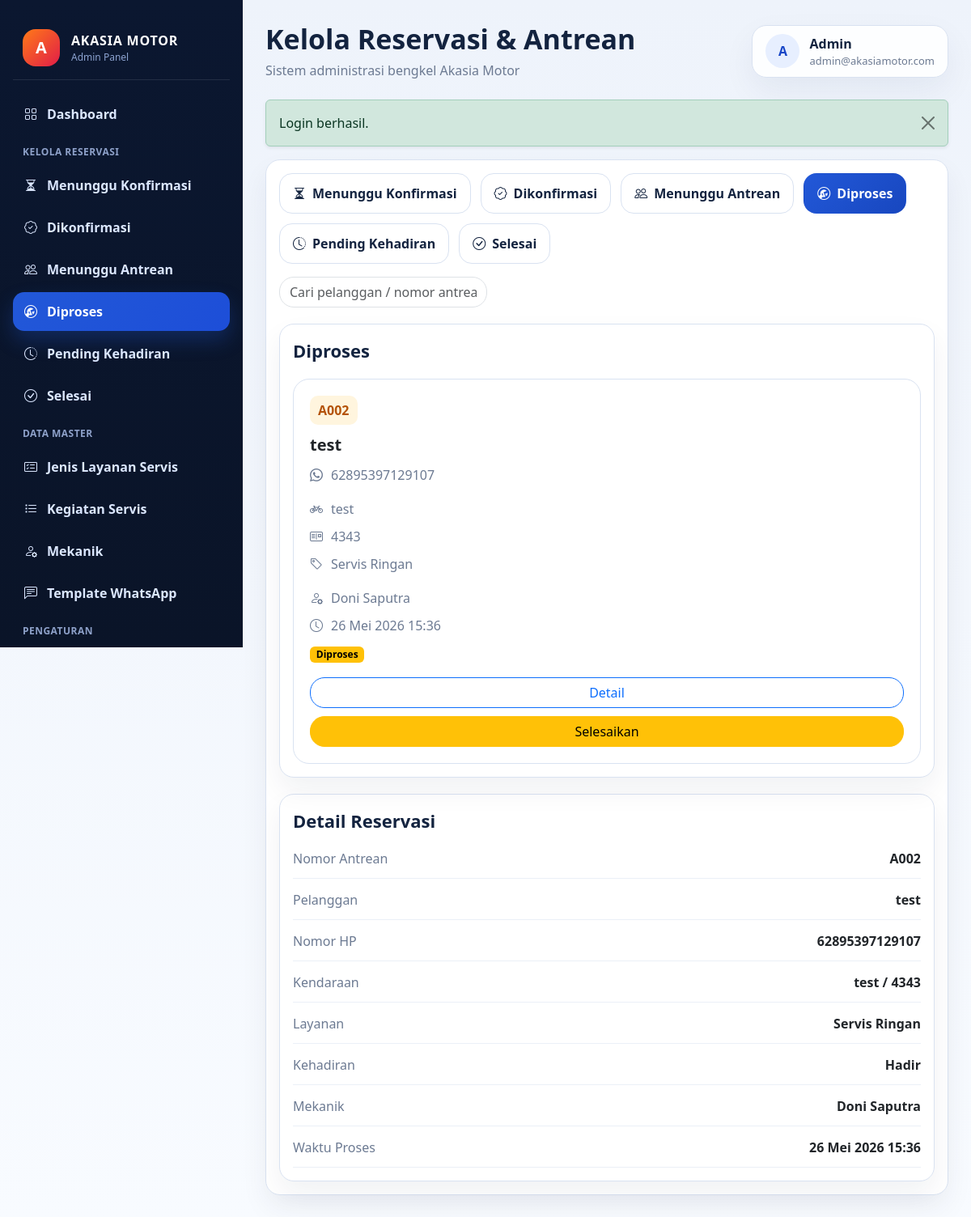
The page /akasia_admin/index.php?page=status_servis&stage=diproses (signed in) on the database as committed earlier.
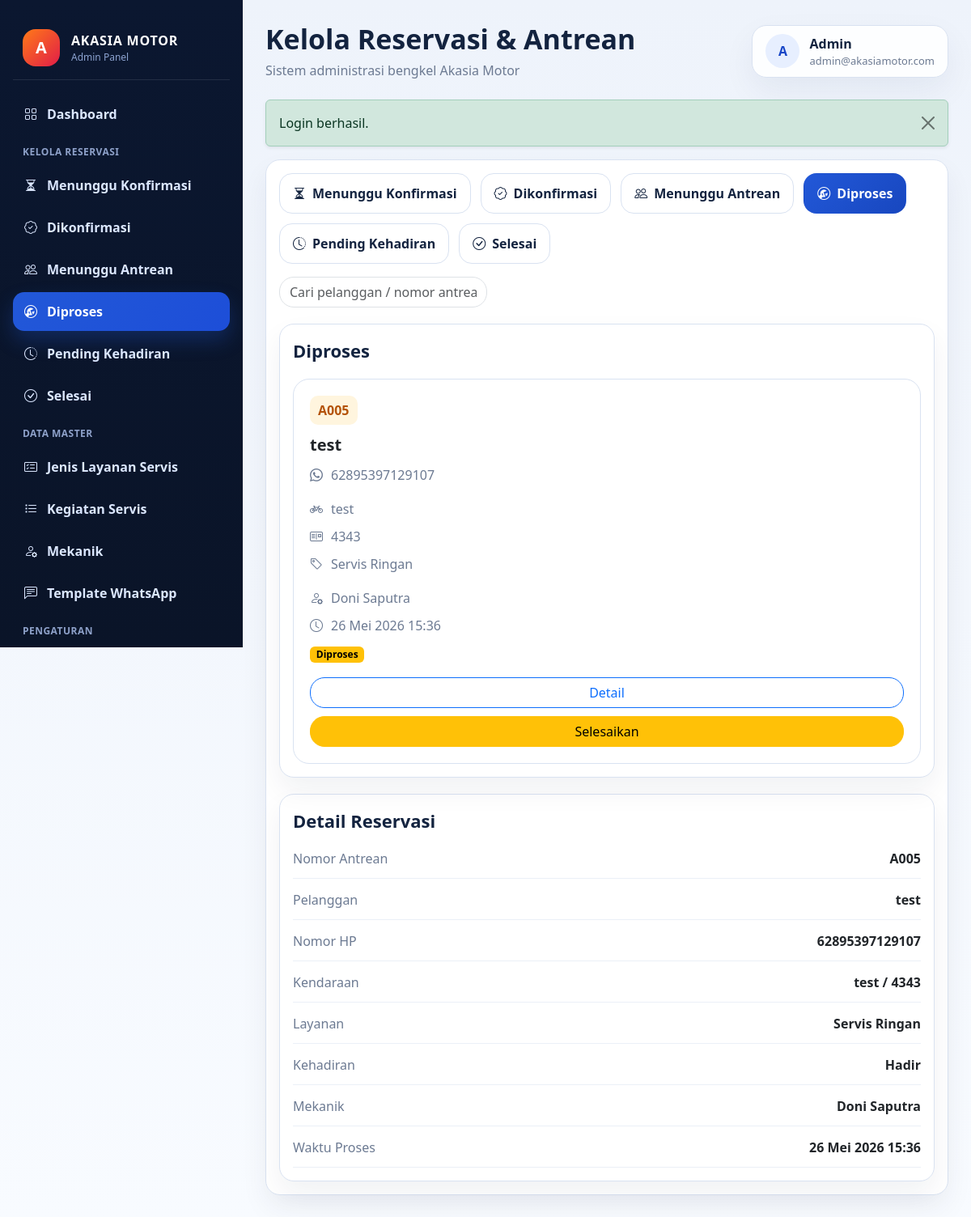
The same page on the database as committed later.
### tables this page shows
CREATE TABLE `reservasi` (
  `id` int(11) NOT NULL,
  `no_antrian` varchar(10) NOT NULL,
  `user_id` int(11) NOT NULL,
  `mekanik_id` int(11) DEFAULT NULL,
  `jenis_layanan_id` int(11) NOT NULL,
  `jenis_reservasi` enum('Online','Walk-in') DEFAULT 'Online',
  `no_plat` varchar(20) NOT NULL,
  `jenis_kendaraan` varchar(50) DEFAULT NULL,
  `tipe_model` varchar(50) DEFAULT NULL,
  `tahun` year(4) DEFAULT NULL,
  `warna` varchar(30) DEFAULT NULL,
  `keluhan` text DEFAULT NULL,
  `kehadiran` enum('Belum Hadir','Hadir') DEFAULT 'Belum Hadir',
  `status` enum('menunggu_konfirmasi','dikonfirmasi','menunggu_antrean','diproses','pending','selesai','dibatalkan') NOT NULL DEFAULT 'menunggu_konfirmasi',
  `catatan_mekanik` text DEFAULT NULL,
  `hasil_servis` text DEFAULT NULL,
  `biaya_jasa` decimal(12,2) NOT NULL DEFAULT 0.00,
  `total_biaya` decimal(12,2) NOT NULL DEFAULT 0.00,
  `catatan_tambahan` text DEFAULT NULL,
  `tanggal_servis` date DEFAULT NULL,
  `waktu_konfirmasi` datetime DEFAULT NULL,
  `waktu_hadir` datetime DEFAULT NULL,
  `waktu_pending` datetime DEFAULT NULL,
  `waktu_mulai_servis` datetime DEFAULT NULL,
  `waktu_selesai` datetime DEFAULT NULL,
  `created_at` timestamp NOT NULL DEFAULT current_timestamp(),
  `updated_at` timestamp NOT NULL DEFAULT current_timestamp() ON UPDATE current_timestamp()
);

CREATE TABLE `users` (
  `id` int(11) NOT NULL,
  `nama` varchar(100) NOT NULL,
  `email` varchar(100) NOT NULL,
  `password` varchar(255) NOT NULL,
  `no_whatsapp` varchar(20) DEFAULT NULL,
  `alamat` text DEFAULT NULL,
  `role` enum('admin','pelanggan') DEFAULT 'pelanggan',
  `created_at` timestamp NOT NULL DEFAULT current_timestamp()
);

CREATE TABLE `jenis_layanan` (
  `id` int(11) NOT NULL,
  `nama` varchar(100) NOT NULL,
  `deskripsi` text DEFAULT NULL,
  `harga` int(11) NOT NULL DEFAULT 0
);

CREATE TABLE `mekanik` (
  `id` int(11) NOT NULL,
  `nama` varchar(100) NOT NULL,
  `no_hp` varchar(20) DEFAULT NULL,
  `status` enum('tersedia','sibuk','libur') NOT NULL DEFAULT 'tersedia',
  `foto` varchar(255) DEFAULT NULL,
  `created_at` timestamp NOT NULL DEFAULT current_timestamp()
);

### akasia_admin/index.php (called while the page is built, shortened)
<?php
require __DIR__ . '/includes/functions.php';
$page = $_GET['page'] ?? 'dashboard';
$pageFile = __DIR__ . '/pages/' . $page . '.php';
require __DIR__ . '/layout/header.php';
require __DIR__ . '/layout/sidebar.php';
require $pageFile;
require __DIR__ . '/layout/footer.php';

### akasia_admin/includes/functions.php (called while the page is built, shortened)
<?php
function formatDateIndonesia(?string $value): string
{
    $timestamp = strtotime($value);
    $months = [
        1 => 'Januari',
        2 => 'Februari',
        3 => 'Maret',
        4 => 'April',
        5 => 'Mei',
        6 => 'Juni',
        7 => 'Juli',
        8 => 'Agustus',
        9 => 'September',
        10 => 'Oktober',
        11 => 'November',
        12 => 'Desember',
    ];
    return date('d', $timestamp) . ' ' . ($months[(int) date('n', $timestamp)] ?? date('m', $timestamp)) . ' ' . date('Y', $timestamp);
}
function formatDateTimeIndonesia(?string $value): string
{
    $timestamp = strtotime($value);
    return formatDateIndonesia($value) . ' ' . date('H:i', $timestamp);
}
function getReservasiStages(): array
{
    return [
        'menunggu_konfirmasi' => ['label' => 'Menunggu Konfirmasi', 'icon' => 'bi-hourglass-split', 'badge' => 'warning'],
        'dikonfirmasi' => ['label' => 'Dikonfirmasi', 'icon' => 'bi-patch-check', 'badge' => 'primary'],
        'menunggu_antrean' => ['label' => 'Menunggu Antrean', 'icon' => 'bi-people', 'badge' => 'info'],
        'diproses' => ['label' => 'Diproses', 'icon' => 'bi-wrench-adjustable-circle', 'badge' => 'warning'],
        'pending' => ['label' => 'Pending Kehadiran', 'icon' => 'bi-clock-history', 'badge' => 'secondary'],
        'selesai' => ['label' => 'Selesai', 'icon' => 'bi-check-circle', 'badge' => 'success'],
    ];
}
function getStatusBadgeClass(string $status): string
{
    return match ($status) {
        'menunggu_konfirmasi' => 'text-bg-warning',
        'dikonfirmasi' => 'text-bg-primary',
        'menunggu_antrean' => 'text-bg-info',
        'diproses' => 'text-bg-warning',
        'pending' => 'text-bg-secondary',
        'selesai' => 'text-bg-success',
        'dibatalkan' => 'text-bg-danger',
        default => 'text-bg-dark',
    };
}
function normalizePhone(?string $phone): string
{
    $phone = trim((string) $phone);
    return preg_replace('/\D+/', '', $phone);
}
function displayPhone(?string $phone): string
{
    $phone = normalizePhone($phone);
    if (str_starts_with($phone, '62')) {
        return $phone;
    }
    if (str_starts_with($phone, '0')) {
        return '62' . substr($phone, 1);
    }
    return $phone;
}

### akasia_admin/pages/status_servis.php (the view, shortened to what the changed rows need)
<?php
$search = trim($_GET['q'] ?? '');
$stage = trim($_GET['stage'] ?? 'dikonfirmasi');
$stages = getReservasiStages();
$pageSize = 8;
$currentPage = max(1, (int) ($_GET['p'] ?? 1));
$whereSql = "WHERE r.status = :status";
$params = [':status' => $stage];
$countStmt = $pdo->prepare("
    SELECT COUNT(*) AS total
    FROM reservasi r
    INNER JOIN users u ON u.id = r.user_id
    $whereSql
");
$countStmt->execute($params);
$totalRows = (int) ($countStmt->fetch()['total'] ?? 0);
$totalPages = max(1, (int) ceil($totalRows / $pageSize));
$currentPage = min($currentPage, $totalPages);
$offset = ($currentPage - 1) * $pageSize;
$stmt = $pdo->prepare("
    SELECT
        r.*,
        u.nama AS pelanggan,
        u.no_whatsapp,
        jl.nama AS layanan,
        jl.harga AS harga_layanan,
        m.nama AS mekanik_nama
    FROM reservasi r
    INNER JOIN users u ON u.id = r.user_id
    INNER JOIN jenis_layanan jl ON jl.id = r.jenis_layanan_id
    LEFT JOIN mekanik m ON m.id = r.mekanik_id
    $whereSql
    ORDER BY COALESCE(r.waktu_pending, r.waktu_mulai_servis, r.waktu_hadir, r.waktu_konfirmasi, r.created_at) ASC, r.id ASC
    LIMIT " . (int) $pageSize . " OFFSET " . (int) $offset
);
$stmt->execute($params);
$reservasiList = $stmt->fetchAll();
$selectedId = (int) ($_GET['id'] ?? ($reservasiList[0]['id'] ?? 0));
$selected = null;
foreach ($reservasiList as $item) {
    if ((int) $item['id'] === $selectedId) {
        $selected = $item;
        break;
    }
}
function stageTimeValue(array $item, string $stage): string
{
    return match ($stage) {
        'dikonfirmasi' => formatDateIndonesia($item['tanggal_servis']),
        'menunggu_antrean' => formatDateIndonesia($item['tanggal_servis']),
        'pending' => formatDateTimeIndonesia($item['waktu_pending'] ?: $item['updated_at']),
        'diproses' => formatDateTimeIndonesia($item['waktu_mulai_servis'] ?: $item['updated_at']),
        'selesai' => formatDateTimeIndonesia($item['waktu_selesai'] ?: $item['updated_at']),
        default => formatDateIndonesia($item['tanggal_servis']),
    };
}
?>
<div class="card">
    <div class="card-body">
        <div class="data-shell">
            <div class="card">
                <div class="card-body">
                    <?php if ($stage === 'diproses'): ?>
                        <div class="process-list">
                            <?php foreach ($reservasiList as $item): ?>
                                <div class="process-item">
                                    <div class="process-meta">
                                        <div>
                                            <span class="process-code"><?= htmlspecialchars($item['no_antrian']) ?></span>
                                            <div class="fw-semibold fs-5"><?= htmlspecialchars($item['pelanggan']) ?></div>
                                        </div>
                                        <div class="process-line"><i class="bi bi-whatsapp"></i><span><?= htmlspecialchars(displayPhone($item['no_whatsapp'])) ?></span></div>
                                    </div>
                                    <div class="process-meta">
                                        <div class="process-line"><i class="bi bi-bicycle"></i><span><?= htmlspecialchars($item['tipe_model'] ?: '-') ?></span></div>
                                        <div class="process-line"><i class="bi bi-postcard"></i><span><?= htmlspecialchars($item['no_plat']) ?></span></div>
                                        <div class="process-line"><i class="bi bi-tag"></i><span><?= htmlspecialchars($item['layanan']) ?></span></div>
                                    </div>
                                    <div class="process-meta">
                                        <div class="process-line"><i class="bi bi-person-gear"></i><span><?= htmlspecialchars($item['mekanik_nama'] ?: '-') ?></span></div>
                                        <div class="process-line"><i class="bi bi-clock"></i><span><?= htmlspecialchars(stageTimeValue($item, $stage)) ?></span></div>
                                        <div><span class="badge <?= getStatusBadgeClass($item['status']) ?>"><?= htmlspecialchars($stages[$stage]['label']) ?></span></div>
                                    </div>
                                    <div class="process-actions">
                                        <a href="index.php?page=status_servis&stage=<?= urlencode($stage) ?>&id=<?= (int) $item['id'] ?>&q=<?= urlencode($search) ?>" class="btn btn-outline-primary">Detail</a>
                                        <button type="button" class="btn btn-warning" data-bs-toggle="modal" data-bs-target="#selesaiModal<?= (int) $item['id'] ?>">Selesaikan</button>
                                    </div>
                                </div>
                            <?php endforeach; ?>
                        </div>
                    <?php endif; ?>
                </div>
            </div>
            <div class="card detail-panel">
                <div class="card-body">
                    <?php if ($selected): ?>
                        <div class="detail-list">
                            <div class="detail-row"><span>Nomor Antrean</span><strong><?= htmlspecialchars($selected['no_antrian']) ?></strong></div>
                            <div class="detail-row"><span>Pelanggan</span><strong><?= htmlspecialchars($selected['pelanggan']) ?></strong></div>
                            <div class="detail-row"><span>Nomor HP</span><strong><?= htmlspecialchars(displayPhone($selected['no_whatsapp'])) ?></strong></div>
                            <div class="detail-row"><span>Kendaraan</span><strong><?= htmlspecialchars(($selected['tipe_model'] ?: '-') . ' / ' . $selected['no_plat']) ?></strong></div>
                            <div class="detail-row"><span>Layanan</span><strong><?= htmlspecialchars($selected['layanan']) ?></strong></div>
                            <div class="detail-row"><span>Kehadiran</span><strong><?= htmlspecialchars($selected['kehadiran']) ?></strong></div>
                            <?php if ($selected['mekanik_nama']): ?><div class="detail-row"><span>Mekanik</span><strong><?= htmlspecialchars($selected['mekanik_nama']) ?></strong></div><?php endif; ?>
                            <?php if ($stage === 'diproses' || $stage === 'selesai'): ?><div class="detail-row"><span>Waktu Proses</span><strong><?= htmlspecialchars(formatDateTimeIndonesia($selected['waktu_mulai_servis'])) ?></strong></div><?php endif; ?>
                        </div>
                    <?php else: ?>
                        <div class="text-secondary">Pilih data pada tabel untuk melihat detail.</div>
                    <?php endif; ?>
                </div>
            </div>
        </div>
    </div>
</div>

Rows that differ between the two databases and show on the page:
changed reservasi "test": no_antrian "A002" → "A005"
